Frame 1 (no input): blank canvas, image omitted
Frame 60 (the mouse pressed at the canvas centre just before this capture): blank canvas, image omitted
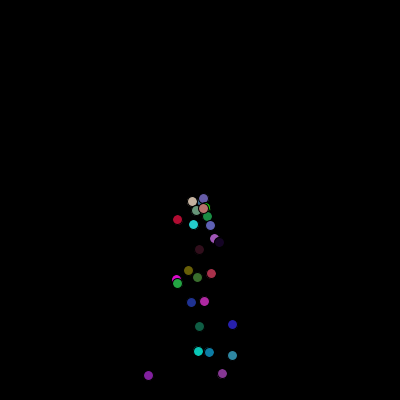
Frame 120 (the mouse held since frame 60 and released just before this capture)

The Processing sketch whose frames 1 and 60 were blank and that drew this single picture after the mouse press (run headless with seeded random() and noise(); from frame 60 on, the mouse is pressed at the canvas centre):

// Processing sketch: version_control_launch_sketch
// ── version_control_launch_sketch.pde
ArrayList<Particle> particles;

void setup() {
  size(400, 400);
  particles = new ArrayList<Particle>();
}

void draw() {
  background(0);
  for (int i = particles.size()-1; i >= 0; i--) {
    particles.get(i).update();
    particles.get(i).display();
    if (particles.get(i).position.y > 400) {
      particles.remove(i);
    }
  }
  if (mousePressed == true) {
    particles.add(new Particle(mouseX, mouseY));
  }
}

// ── particle.pde
class Particle {
  
  PVector position;
  PVector velocity;
  PVector acceleration;
  
  Particle(float x, float y){
    position = new PVector(x, y);
    velocity = new PVector(random(-2, 2), random(-2, 2));
    acceleration = new PVector(0, 0.5);
  }
  
  void update(){
    velocity.add(acceleration);
    position.add(velocity);
  }
  
  void display(){
    fill(random(0,225),random(0,225),random(0,225));
    ellipse(position.x, position.y, 10, 10);
  }
}
